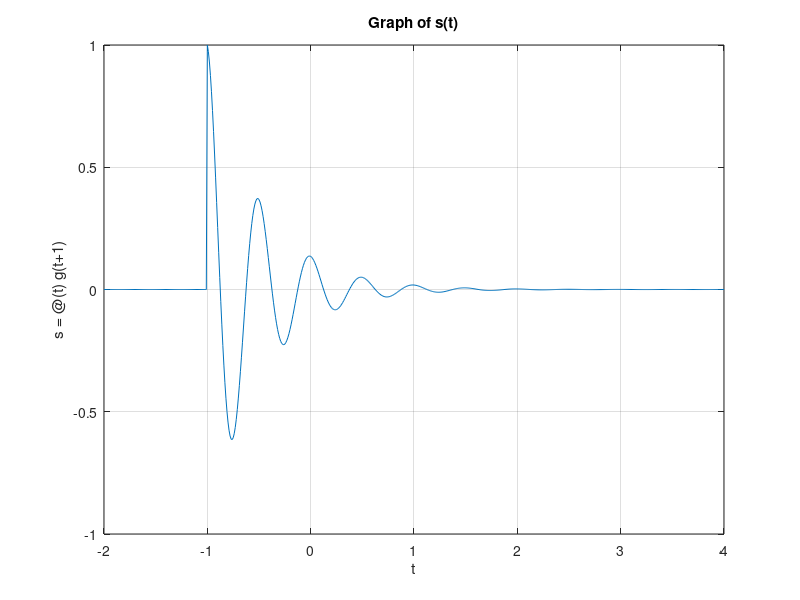

MATLAB code to generate this figure:
figure;
u = @(t) 1.0.*(t>=0);
f = @(t) exp(-2*t).*cos(4*pi*t);
g = @(t) f(t).*u(t);
s = @(t) g(t+1);
t = (-2:0.01:4);

plot(t,s(t));
xlabel('t');
ylabel('s = @(t) g(t+1)');
title("Graph of s(t)");
grid;
